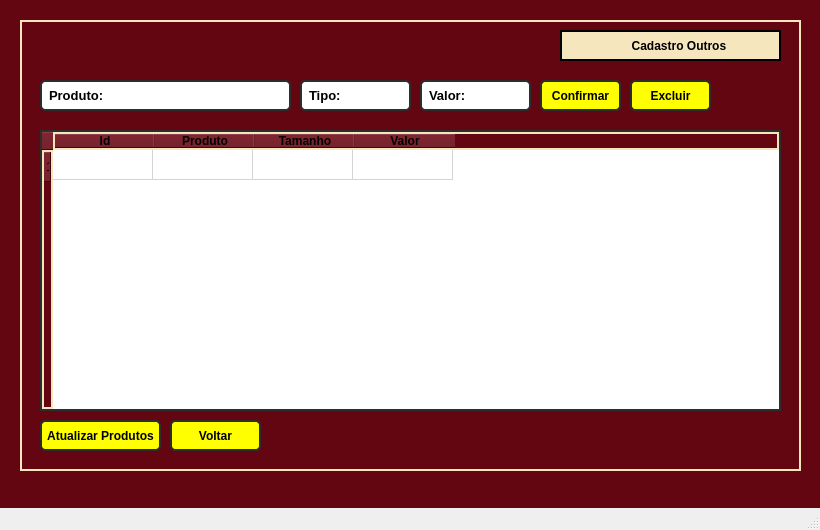
<?xml version="1.0" encoding="UTF-8"?>
<ui version="4.0">
 <class>MainWindow</class>
 <widget class="QMainWindow" name="MainWindow">
  <property name="geometry">
   <rect>
    <x>0</x>
    <y>0</y>
    <width>820</width>
    <height>530</height>
   </rect>
  </property>
  <property name="minimumSize">
   <size>
    <width>820</width>
    <height>530</height>
   </size>
  </property>
  <property name="maximumSize">
   <size>
    <width>820</width>
    <height>530</height>
   </size>
  </property>
  <property name="windowTitle">
   <string>Cadastro de Produtos</string>
  </property>
  <widget class="QWidget" name="centralwidget">
   <layout class="QHBoxLayout" name="horizontalLayout">
    <property name="spacing">
     <number>0</number>
    </property>
    <property name="leftMargin">
     <number>0</number>
    </property>
    <property name="topMargin">
     <number>0</number>
    </property>
    <property name="rightMargin">
     <number>0</number>
    </property>
    <property name="bottomMargin">
     <number>0</number>
    </property>
    <item>
     <widget class="QFrame" name="frame">
      <property name="styleSheet">
       <string notr="true">background-color: rgb(99, 6, 17);
</string>
      </property>
      <property name="frameShape">
       <enum>QFrame::NoFrame</enum>
      </property>
      <property name="frameShadow">
       <enum>QFrame::Raised</enum>
      </property>
      <widget class="QFrame" name="frame_bebida">
       <property name="geometry">
        <rect>
         <x>20</x>
         <y>20</y>
         <width>781</width>
         <height>451</height>
        </rect>
       </property>
       <property name="styleSheet">
        <string notr="true">border: 2px solid rgb(245, 230, 189);</string>
       </property>
       <property name="frameShape">
        <enum>QFrame::StyledPanel</enum>
       </property>
       <property name="frameShadow">
        <enum>QFrame::Raised</enum>
       </property>
       <widget class="QLineEdit" name="produto_bebida">
        <property name="geometry">
         <rect>
          <x>20</x>
          <y>60</y>
          <width>251</width>
          <height>31</height>
         </rect>
        </property>
        <property name="font">
         <font>
          <pointsize>10</pointsize>
          <weight>75</weight>
          <bold>true</bold>
          <kerning>true</kerning>
         </font>
        </property>
        <property name="styleSheet">
         <string notr="true">QLineEdit{
	border: 2px solid rgb(45, 45, 45);
 	border-radius: 5px;
    padding: 5px;
     color: rgb(255,275,275);
	background-color: rgb(255, 255, 255);
}
QLineEdit:hover{
	border: 2px solid rgb(55, 55, 55);
    color: rgb(0,0,0);
}
QLineEdit:focus{
	border: 2px solid rgb(255, 207, 0);
     color: rgb(0, 0, 0);
}</string>
        </property>
        <property name="placeholderText">
         <string>Produto:</string>
        </property>
       </widget>
       <widget class="QFrame" name="frame_7">
        <property name="geometry">
         <rect>
          <x>620</x>
          <y>10</y>
          <width>151</width>
          <height>31</height>
         </rect>
        </property>
        <property name="styleSheet">
         <string notr="true">background-color: rgb(245, 230, 189);
border: 2px solid rgb(255, 275, 275);
border-radius: 0px;</string>
        </property>
        <property name="frameShape">
         <enum>QFrame::StyledPanel</enum>
        </property>
        <property name="frameShadow">
         <enum>QFrame::Raised</enum>
        </property>
        <widget class="QLabel" name="label_11">
         <property name="geometry">
          <rect>
           <x>10</x>
           <y>6</y>
           <width>131</width>
           <height>20</height>
          </rect>
         </property>
         <property name="font">
          <font>
           <weight>75</weight>
           <bold>true</bold>
          </font>
         </property>
         <property name="styleSheet">
          <string notr="true">QLabel{
border: 2px solid rgb(245, 230, 189);

}</string>
         </property>
         <property name="text">
          <string> Cadastro de Bebidas</string>
         </property>
        </widget>
       </widget>
       <widget class="QPushButton" name="excluir_bebidas">
        <property name="geometry">
         <rect>
          <x>20</x>
          <y>400</y>
          <width>91</width>
          <height>31</height>
         </rect>
        </property>
        <property name="font">
         <font>
          <weight>75</weight>
          <bold>true</bold>
         </font>
        </property>
        <property name="styleSheet">
         <string notr="true">QPushButton{
	border: 2px solid rgb(45, 45, 45);
 	border-radius: 5px;
    padding: 5px;
     color: rgb(255,275,275);
	background-color: rgb(255, 255, 255);
	
	
	background-color: rgb(255, 255, 0);
}
QPushButton:hover{
	border: 2px solid rgb(55, 55, 55);
    color: rgb(0,0,0);
}
QPushButton:focus{
	border: 2px solid rgb(255, 207, 0);
     color: rgb(0, 0, 0);
}</string>
        </property>
        <property name="text">
         <string>Excluir</string>
        </property>
       </widget>
       <widget class="QTableWidget" name="tableWidget_cadastro_2">
        <property name="geometry">
         <rect>
          <x>20</x>
          <y>140</y>
          <width>741</width>
          <height>251</height>
         </rect>
        </property>
        <property name="font">
         <font>
          <pointsize>8</pointsize>
          <weight>75</weight>
          <bold>true</bold>
         </font>
        </property>
        <property name="whatsThis">
         <string>&lt;html&gt;&lt;head/&gt;&lt;body&gt;&lt;p&gt;&lt;br/&gt;&lt;/p&gt;&lt;/body&gt;&lt;/html&gt;</string>
        </property>
        <property name="styleSheet">
         <string notr="true">QTableWidget{
	border: 2px solid rgb(45, 45, 45);


     color: rgb(0,0,0);
	background-color: rgb(255, 255, 255);
}
QTableWidget:hover{
	
    color: rgb(0,0,0);
}
QTableWidget:focus{
	
     color: rgb(0, 0, 0);
}</string>
        </property>
        <property name="frameShape">
         <enum>QFrame::NoFrame</enum>
        </property>
        <row>
         <property name="text">
          <string>1</string>
         </property>
        </row>
        <column>
         <property name="text">
          <string>Id</string>
         </property>
         <property name="toolTip">
          <string notr="true"/>
         </property>
         <property name="font">
          <font>
           <weight>75</weight>
           <bold>true</bold>
          </font>
         </property>
        </column>
        <column>
         <property name="text">
          <string>Produto</string>
         </property>
         <property name="font">
          <font>
           <weight>75</weight>
           <bold>true</bold>
          </font>
         </property>
        </column>
        <column>
         <property name="text">
          <string>Tamanho</string>
         </property>
         <property name="font">
          <font>
           <weight>75</weight>
           <bold>true</bold>
          </font>
         </property>
        </column>
        <column>
         <property name="text">
          <string>Valor</string>
         </property>
         <property name="font">
          <font>
           <weight>75</weight>
           <bold>true</bold>
          </font>
         </property>
        </column>
       </widget>
       <widget class="QPushButton" name="outros">
        <property name="geometry">
         <rect>
          <x>250</x>
          <y>400</y>
          <width>61</width>
          <height>31</height>
         </rect>
        </property>
        <property name="font">
         <font>
          <weight>75</weight>
          <bold>true</bold>
         </font>
        </property>
        <property name="styleSheet">
         <string notr="true">QPushButton{
	border: 2px solid rgb(45, 45, 45);
 	border-radius: 5px;
    padding: 5px;
     color: rgb(255,275,275);
	background-color: rgb(255, 255, 255);
	
	
	background-color: rgb(255, 255, 0);
}
QPushButton:hover{
	border: 2px solid rgb(55, 55, 55);
    color: rgb(0,0,0);
}
QPushButton:focus{
	border: 2px solid rgb(255, 207, 0);
     color: rgb(0, 0, 0);
}</string>
        </property>
        <property name="text">
         <string>Outros</string>
        </property>
       </widget>
       <widget class="QLineEdit" name="valor_bebida">
        <property name="geometry">
         <rect>
          <x>280</x>
          <y>60</y>
          <width>111</width>
          <height>31</height>
         </rect>
        </property>
        <property name="font">
         <font>
          <pointsize>10</pointsize>
          <weight>75</weight>
          <bold>true</bold>
          <kerning>true</kerning>
         </font>
        </property>
        <property name="styleSheet">
         <string notr="true">QLineEdit{
	border: 2px solid rgb(45, 45, 45);
 	border-radius: 5px;
    padding: 5px;
     color: rgb(255,275,275);
	background-color: rgb(255, 255, 255);
}
QLineEdit:hover{
	border: 2px solid rgb(55, 55, 55);
    color: rgb(0,0,0);
}
QLineEdit:focus{
	border: 2px solid rgb(255, 207, 0);
     color: rgb(0, 0, 0);
}</string>
        </property>
        <property name="placeholderText">
         <string>Valor:</string>
        </property>
       </widget>
       <widget class="QRadioButton" name="bebida_cdt_1">
        <property name="geometry">
         <rect>
          <x>20</x>
          <y>100</y>
          <width>71</width>
          <height>31</height>
         </rect>
        </property>
        <property name="font">
         <font>
          <weight>75</weight>
          <bold>true</bold>
         </font>
        </property>
        <property name="styleSheet">
         <string notr="true">QRadioButton{
	border: 2px solid rgb(45, 45, 45);
 	border-radius: 5px;
    padding: 5px;
     color: rgb(0,0,0);
	background-color: rgb(255, 255, 255);
}
QRadioButton:hover{
	border: 2px solid rgb(55, 55, 55);
    color: rgb(0,0,0);
}
QRadioButton:focus{
	border: 2px solid rgb(255, 207, 0);
     color: rgb(0, 0, 0);
}</string>
        </property>
        <property name="text">
         <string>Lata</string>
        </property>
       </widget>
       <widget class="QRadioButton" name="bebida_cdt_2">
        <property name="geometry">
         <rect>
          <x>100</x>
          <y>100</y>
          <width>71</width>
          <height>31</height>
         </rect>
        </property>
        <property name="font">
         <font>
          <weight>75</weight>
          <bold>true</bold>
         </font>
        </property>
        <property name="styleSheet">
         <string notr="true">QRadioButton{
	border: 2px solid rgb(45, 45, 45);
 	border-radius: 5px;
    padding: 5px;
     color: rgb(0,0,0);
	background-color: rgb(255, 255, 255);
}
QRadioButton:hover{
	border: 2px solid rgb(55, 55, 55);
    color: rgb(0,0,0);
}
QRadioButton:focus{
	border: 2px solid rgb(255, 207, 0);
     color: rgb(0, 0, 0);
}</string>
        </property>
        <property name="text">
         <string>600</string>
        </property>
       </widget>
       <widget class="QRadioButton" name="bebida_cdt_3">
        <property name="geometry">
         <rect>
          <x>180</x>
          <y>100</y>
          <width>71</width>
          <height>31</height>
         </rect>
        </property>
        <property name="font">
         <font>
          <weight>75</weight>
          <bold>true</bold>
         </font>
        </property>
        <property name="styleSheet">
         <string notr="true">QRadioButton{
	border: 2px solid rgb(45, 45, 45);
 	border-radius: 5px;
    padding: 5px;
     color: rgb(0,0,0);
	background-color: rgb(255, 255, 255);
}
QRadioButton:hover{
	border: 2px solid rgb(55, 55, 55);
    color: rgb(0,0,0);
}
QRadioButton:focus{
	border: 2px solid rgb(255, 207, 0);
     color: rgb(0, 0, 0);
}</string>
        </property>
        <property name="text">
         <string>1L</string>
        </property>
       </widget>
       <widget class="QRadioButton" name="bebida_cdt_4">
        <property name="geometry">
         <rect>
          <x>260</x>
          <y>100</y>
          <width>71</width>
          <height>31</height>
         </rect>
        </property>
        <property name="font">
         <font>
          <weight>75</weight>
          <bold>true</bold>
         </font>
        </property>
        <property name="styleSheet">
         <string notr="true">QRadioButton{
	border: 2px solid rgb(45, 45, 45);
 	border-radius: 5px;
    padding: 5px;
     color: rgb(0,0,0);
	background-color: rgb(255, 255, 255);
}
QRadioButton:hover{
	border: 2px solid rgb(55, 55, 55);
    color: rgb(0,0,0);
}
QRadioButton:focus{
	border: 2px solid rgb(255, 207, 0);
     color: rgb(0, 0, 0);
}</string>
        </property>
        <property name="text">
         <string>1,5L</string>
        </property>
       </widget>
       <widget class="QRadioButton" name="bebida_cdt_5">
        <property name="geometry">
         <rect>
          <x>340</x>
          <y>100</y>
          <width>71</width>
          <height>31</height>
         </rect>
        </property>
        <property name="font">
         <font>
          <weight>75</weight>
          <bold>true</bold>
         </font>
        </property>
        <property name="styleSheet">
         <string notr="true">QRadioButton{
	border: 2px solid rgb(45, 45, 45);
 	border-radius: 5px;
    padding: 5px;
     color: rgb(0,0,0);
	background-color: rgb(255, 255, 255);
}
QRadioButton:hover{
	border: 2px solid rgb(55, 55, 55);
    color: rgb(0,0,0);
}
QRadioButton:focus{
	border: 2px solid rgb(255, 207, 0);
     color: rgb(0, 0, 0);
}</string>
        </property>
        <property name="text">
         <string>2L</string>
        </property>
       </widget>
       <widget class="QRadioButton" name="bebida_cdt_6">
        <property name="geometry">
         <rect>
          <x>420</x>
          <y>100</y>
          <width>71</width>
          <height>31</height>
         </rect>
        </property>
        <property name="font">
         <font>
          <weight>75</weight>
          <bold>true</bold>
         </font>
        </property>
        <property name="styleSheet">
         <string notr="true">QRadioButton{
	border: 2px solid rgb(45, 45, 45);
 	border-radius: 5px;
    padding: 5px;
     color: rgb(0,0,0);
	background-color: rgb(255, 255, 255);
}
QRadioButton:hover{
	border: 2px solid rgb(55, 55, 55);
    color: rgb(0,0,0);
}
QRadioButton:focus{
	border: 2px solid rgb(255, 207, 0);
     color: rgb(0, 0, 0);
}</string>
        </property>
        <property name="text">
         <string>2,5L</string>
        </property>
       </widget>
       <widget class="QPushButton" name="atualizar_bebidas">
        <property name="geometry">
         <rect>
          <x>120</x>
          <y>400</y>
          <width>121</width>
          <height>31</height>
         </rect>
        </property>
        <property name="font">
         <font>
          <weight>75</weight>
          <bold>true</bold>
         </font>
        </property>
        <property name="styleSheet">
         <string notr="true">QPushButton{
	border: 2px solid rgb(45, 45, 45);
 	border-radius: 5px;
    padding: 5px;
     color: rgb(255,275,275);
	background-color: rgb(255, 255, 255);
	
	
	background-color: rgb(255, 255, 0);
}
QPushButton:hover{
	border: 2px solid rgb(55, 55, 55);
    color: rgb(0,0,0);
}
QPushButton:focus{
	border: 2px solid rgb(255, 207, 0);
     color: rgb(0, 0, 0);
}</string>
        </property>
        <property name="text">
         <string>Atualizar Produtos</string>
        </property>
       </widget>
       <widget class="QFrame" name="frame_outros">
        <property name="geometry">
         <rect>
          <x>0</x>
          <y>0</y>
          <width>781</width>
          <height>451</height>
         </rect>
        </property>
        <property name="styleSheet">
         <string notr="true">border: 2px solid rgb(245, 230, 189);</string>
        </property>
        <property name="frameShape">
         <enum>QFrame::StyledPanel</enum>
        </property>
        <property name="frameShadow">
         <enum>QFrame::Raised</enum>
        </property>
        <widget class="QLineEdit" name="produto_2">
         <property name="geometry">
          <rect>
           <x>20</x>
           <y>60</y>
           <width>251</width>
           <height>31</height>
          </rect>
         </property>
         <property name="font">
          <font>
           <pointsize>10</pointsize>
           <weight>75</weight>
           <bold>true</bold>
           <kerning>true</kerning>
          </font>
         </property>
         <property name="styleSheet">
          <string notr="true">QLineEdit{
	border: 2px solid rgb(45, 45, 45);
 	border-radius: 5px;
    padding: 5px;
     color: rgb(255,275,275);
	background-color: rgb(255, 255, 255);
}
QLineEdit:hover{
	border: 2px solid rgb(55, 55, 55);
    color: rgb(0,0,0);
}
QLineEdit:focus{
	border: 2px solid rgb(255, 207, 0);
     color: rgb(0, 0, 0);
}</string>
         </property>
         <property name="placeholderText">
          <string>Produto:</string>
         </property>
        </widget>
        <widget class="QLineEdit" name="valor_2">
         <property name="geometry">
          <rect>
           <x>400</x>
           <y>60</y>
           <width>111</width>
           <height>31</height>
          </rect>
         </property>
         <property name="font">
          <font>
           <pointsize>10</pointsize>
           <weight>75</weight>
           <bold>true</bold>
           <kerning>true</kerning>
          </font>
         </property>
         <property name="styleSheet">
          <string notr="true">QLineEdit{
	border: 2px solid rgb(45, 45, 45);
 	border-radius: 5px;
    padding: 5px;
     color: rgb(255,275,275);
	background-color: rgb(255, 255, 255);
}
QLineEdit:hover{
	border: 2px solid rgb(55, 55, 55);
    color: rgb(0,0,0);
}
QLineEdit:focus{
	border: 2px solid rgb(255, 207, 0);
     color: rgb(0, 0, 0);
}</string>
         </property>
         <property name="placeholderText">
          <string>Valor:</string>
         </property>
        </widget>
        <widget class="QFrame" name="frame_9">
         <property name="geometry">
          <rect>
           <x>540</x>
           <y>10</y>
           <width>221</width>
           <height>31</height>
          </rect>
         </property>
         <property name="styleSheet">
          <string notr="true">background-color: rgb(245, 230, 189);
border: 2px solid rgb(255, 275, 275);
border-radius: 0px;</string>
         </property>
         <property name="frameShape">
          <enum>QFrame::StyledPanel</enum>
         </property>
         <property name="frameShadow">
          <enum>QFrame::Raised</enum>
         </property>
         <widget class="QLabel" name="label_13">
          <property name="geometry">
           <rect>
            <x>40</x>
            <y>6</y>
            <width>141</width>
            <height>20</height>
           </rect>
          </property>
          <property name="font">
           <font>
            <weight>75</weight>
            <bold>true</bold>
           </font>
          </property>
          <property name="styleSheet">
           <string notr="true">QLabel{
border: 2px solid rgb(245, 230, 189);

}</string>
          </property>
          <property name="text">
           <string>        Cadastro Outros</string>
          </property>
         </widget>
        </widget>
        <widget class="QPushButton" name="excluir_2">
         <property name="geometry">
          <rect>
           <x>610</x>
           <y>60</y>
           <width>81</width>
           <height>31</height>
          </rect>
         </property>
         <property name="font">
          <font>
           <weight>75</weight>
           <bold>true</bold>
          </font>
         </property>
         <property name="styleSheet">
          <string notr="true">QPushButton{
	border: 2px solid rgb(45, 45, 45);
 	border-radius: 5px;
    padding: 5px;
     color: rgb(255,275,275);
	background-color: rgb(255, 255, 255);
	
	
	background-color: rgb(255, 255, 0);
}
QPushButton:hover{
	border: 2px solid rgb(55, 55, 55);
    color: rgb(0,0,0);
}
QPushButton:focus{
	border: 2px solid rgb(255, 207, 0);
     color: rgb(0, 0, 0);
}</string>
         </property>
         <property name="text">
          <string>Excluir</string>
         </property>
        </widget>
        <widget class="QTableWidget" name="tableWidget_cadastro_4">
         <property name="geometry">
          <rect>
           <x>20</x>
           <y>110</y>
           <width>741</width>
           <height>281</height>
          </rect>
         </property>
         <property name="font">
          <font>
           <pointsize>8</pointsize>
           <weight>75</weight>
           <bold>true</bold>
          </font>
         </property>
         <property name="whatsThis">
          <string>&lt;html&gt;&lt;head/&gt;&lt;body&gt;&lt;p&gt;&lt;br/&gt;&lt;/p&gt;&lt;/body&gt;&lt;/html&gt;</string>
         </property>
         <property name="styleSheet">
          <string notr="true">QTableWidget{
	border: 2px solid rgb(45, 45, 45);


     color: rgb(0,0,0);
	background-color: rgb(255, 255, 255);
}
QTableWidget:hover{
	
    color: rgb(0,0,0);
}
QTableWidget:focus{
	
     color: rgb(0, 0, 0);
}</string>
         </property>
         <property name="frameShape">
          <enum>QFrame::NoFrame</enum>
         </property>
         <row>
          <property name="text">
           <string>1</string>
          </property>
         </row>
         <column>
          <property name="text">
           <string>Id</string>
          </property>
          <property name="toolTip">
           <string notr="true"/>
          </property>
          <property name="font">
           <font>
            <weight>75</weight>
            <bold>true</bold>
           </font>
          </property>
         </column>
         <column>
          <property name="text">
           <string>Produto</string>
          </property>
          <property name="font">
           <font>
            <weight>75</weight>
            <bold>true</bold>
           </font>
          </property>
         </column>
         <column>
          <property name="text">
           <string>Tamanho</string>
          </property>
          <property name="font">
           <font>
            <weight>75</weight>
            <bold>true</bold>
           </font>
          </property>
         </column>
         <column>
          <property name="text">
           <string>Valor</string>
          </property>
          <property name="font">
           <font>
            <weight>75</weight>
            <bold>true</bold>
           </font>
          </property>
         </column>
        </widget>
        <widget class="QPushButton" name="outros_2">
         <property name="geometry">
          <rect>
           <x>150</x>
           <y>400</y>
           <width>91</width>
           <height>31</height>
          </rect>
         </property>
         <property name="font">
          <font>
           <weight>75</weight>
           <bold>true</bold>
          </font>
         </property>
         <property name="styleSheet">
          <string notr="true">QPushButton{
	border: 2px solid rgb(45, 45, 45);
 	border-radius: 5px;
    padding: 5px;
     color: rgb(255,275,275);
	background-color: rgb(255, 255, 255);
	
	
	background-color: rgb(255, 255, 0);
}
QPushButton:hover{
	border: 2px solid rgb(55, 55, 55);
    color: rgb(0,0,0);
}
QPushButton:focus{
	border: 2px solid rgb(255, 207, 0);
     color: rgb(0, 0, 0);
}</string>
         </property>
         <property name="text">
          <string>Voltar</string>
         </property>
        </widget>
        <widget class="QLineEdit" name="tipo">
         <property name="geometry">
          <rect>
           <x>280</x>
           <y>60</y>
           <width>111</width>
           <height>31</height>
          </rect>
         </property>
         <property name="font">
          <font>
           <pointsize>10</pointsize>
           <weight>75</weight>
           <bold>true</bold>
           <kerning>true</kerning>
          </font>
         </property>
         <property name="styleSheet">
          <string notr="true">QLineEdit{
	border: 2px solid rgb(45, 45, 45);
 	border-radius: 5px;
    padding: 5px;
     color: rgb(255,275,275);
	background-color: rgb(255, 255, 255);
}
QLineEdit:hover{
	border: 2px solid rgb(55, 55, 55);
    color: rgb(0,0,0);
}
QLineEdit:focus{
	border: 2px solid rgb(255, 207, 0);
     color: rgb(0, 0, 0);
}</string>
         </property>
         <property name="placeholderText">
          <string>Tipo:</string>
         </property>
        </widget>
        <widget class="QPushButton" name="confirmar_outros">
         <property name="geometry">
          <rect>
           <x>520</x>
           <y>60</y>
           <width>81</width>
           <height>31</height>
          </rect>
         </property>
         <property name="font">
          <font>
           <weight>75</weight>
           <bold>true</bold>
          </font>
         </property>
         <property name="styleSheet">
          <string notr="true">QPushButton{
	border: 2px solid rgb(45, 45, 45);
 	border-radius: 5px;
    padding: 5px;
     color: rgb(255,275,275);
	background-color: rgb(255, 255, 255);
	
	
	background-color: rgb(255, 255, 0);
}
QPushButton:hover{
	border: 2px solid rgb(55, 55, 55);
    color: rgb(0,0,0);
}
QPushButton:focus{
	border: 2px solid rgb(255, 207, 0);
     color: rgb(0, 0, 0);
}</string>
         </property>
         <property name="text">
          <string>Confirmar</string>
         </property>
        </widget>
        <widget class="QPushButton" name="atualizar_outros">
         <property name="geometry">
          <rect>
           <x>20</x>
           <y>400</y>
           <width>121</width>
           <height>31</height>
          </rect>
         </property>
         <property name="font">
          <font>
           <weight>75</weight>
           <bold>true</bold>
          </font>
         </property>
         <property name="styleSheet">
          <string notr="true">QPushButton{
	border: 2px solid rgb(45, 45, 45);
 	border-radius: 5px;
    padding: 5px;
     color: rgb(255,275,275);
	background-color: rgb(255, 255, 255);
	
	
	background-color: rgb(255, 255, 0);
}
QPushButton:hover{
	border: 2px solid rgb(55, 55, 55);
    color: rgb(0,0,0);
}
QPushButton:focus{
	border: 2px solid rgb(255, 207, 0);
     color: rgb(0, 0, 0);
}</string>
         </property>
         <property name="text">
          <string>Atualizar Produtos</string>
         </property>
        </widget>
       </widget>
      </widget>
     </widget>
    </item>
   </layout>
  </widget>
  <widget class="QMenuBar" name="menubar">
   <property name="geometry">
    <rect>
     <x>0</x>
     <y>0</y>
     <width>820</width>
     <height>21</height>
    </rect>
   </property>
  </widget>
  <widget class="QStatusBar" name="statusbar"/>
 </widget>
 <resources/>
 <connections/>
</ui>
